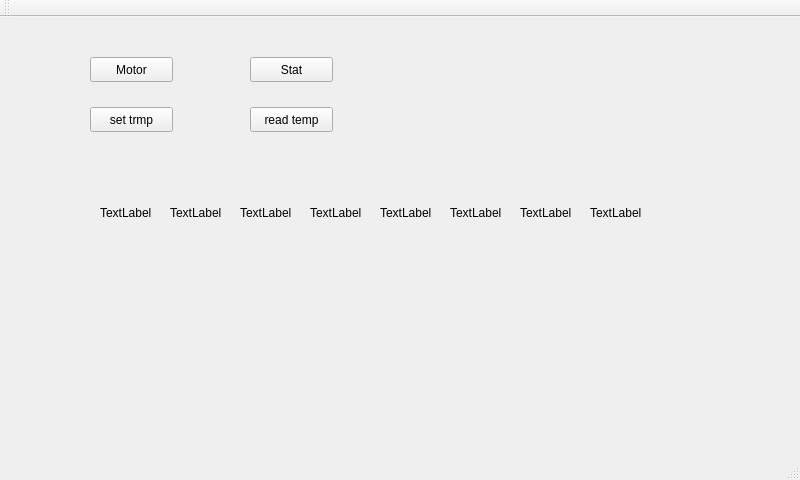
<?xml version="1.0" encoding="UTF-8"?>
<ui version="4.0">
 <class>MainWindow</class>
 <widget class="QMainWindow" name="MainWindow">
  <property name="geometry">
   <rect>
    <x>0</x>
    <y>0</y>
    <width>800</width>
    <height>480</height>
   </rect>
  </property>
  <property name="windowTitle">
   <string>MainWindow</string>
  </property>
  <widget class="QWidget" name="centralWidget">
   <widget class="QPushButton" name="pushButton_3">
    <property name="geometry">
     <rect>
      <x>90</x>
      <y>40</y>
      <width>83</width>
      <height>25</height>
     </rect>
    </property>
    <property name="text">
     <string>Motor</string>
    </property>
   </widget>
   <widget class="QPushButton" name="pushButton_4">
    <property name="geometry">
     <rect>
      <x>250</x>
      <y>40</y>
      <width>83</width>
      <height>25</height>
     </rect>
    </property>
    <property name="text">
     <string>Stat</string>
    </property>
   </widget>
   <widget class="QPushButton" name="pushButton_5">
    <property name="geometry">
     <rect>
      <x>90</x>
      <y>90</y>
      <width>83</width>
      <height>25</height>
     </rect>
    </property>
    <property name="text">
     <string>set trmp</string>
    </property>
   </widget>
   <widget class="QPushButton" name="pushButton_8">
    <property name="geometry">
     <rect>
      <x>250</x>
      <y>90</y>
      <width>83</width>
      <height>25</height>
     </rect>
    </property>
    <property name="text">
     <string>read temp</string>
    </property>
   </widget>
   <widget class="QLabel" name="label">
    <property name="geometry">
     <rect>
      <x>100</x>
      <y>180</y>
      <width>51</width>
      <height>31</height>
     </rect>
    </property>
    <property name="text">
     <string>TextLabel</string>
    </property>
   </widget>
   <widget class="QLabel" name="label_2">
    <property name="geometry">
     <rect>
      <x>170</x>
      <y>180</y>
      <width>51</width>
      <height>31</height>
     </rect>
    </property>
    <property name="text">
     <string>TextLabel</string>
    </property>
   </widget>
   <widget class="QLabel" name="label_3">
    <property name="geometry">
     <rect>
      <x>240</x>
      <y>180</y>
      <width>51</width>
      <height>31</height>
     </rect>
    </property>
    <property name="text">
     <string>TextLabel</string>
    </property>
   </widget>
   <widget class="QLabel" name="label_4">
    <property name="geometry">
     <rect>
      <x>310</x>
      <y>180</y>
      <width>51</width>
      <height>31</height>
     </rect>
    </property>
    <property name="text">
     <string>TextLabel</string>
    </property>
   </widget>
   <widget class="QLabel" name="label_5">
    <property name="geometry">
     <rect>
      <x>380</x>
      <y>180</y>
      <width>51</width>
      <height>31</height>
     </rect>
    </property>
    <property name="text">
     <string>TextLabel</string>
    </property>
   </widget>
   <widget class="QLabel" name="label_6">
    <property name="geometry">
     <rect>
      <x>450</x>
      <y>180</y>
      <width>51</width>
      <height>31</height>
     </rect>
    </property>
    <property name="text">
     <string>TextLabel</string>
    </property>
   </widget>
   <widget class="QLabel" name="label_7">
    <property name="geometry">
     <rect>
      <x>520</x>
      <y>180</y>
      <width>51</width>
      <height>31</height>
     </rect>
    </property>
    <property name="text">
     <string>TextLabel</string>
    </property>
   </widget>
   <widget class="QLabel" name="label_8">
    <property name="geometry">
     <rect>
      <x>590</x>
      <y>180</y>
      <width>51</width>
      <height>31</height>
     </rect>
    </property>
    <property name="text">
     <string>TextLabel</string>
    </property>
   </widget>
  </widget>
  <widget class="QMenuBar" name="menuBar">
   <property name="geometry">
    <rect>
     <x>0</x>
     <y>0</y>
     <width>800</width>
     <height>22</height>
    </rect>
   </property>
  </widget>
  <widget class="QToolBar" name="mainToolBar">
   <attribute name="toolBarArea">
    <enum>TopToolBarArea</enum>
   </attribute>
   <attribute name="toolBarBreak">
    <bool>false</bool>
   </attribute>
  </widget>
  <widget class="QStatusBar" name="statusBar"/>
 </widget>
 <layoutdefault spacing="6" margin="11"/>
 <resources/>
 <connections/>
</ui>
